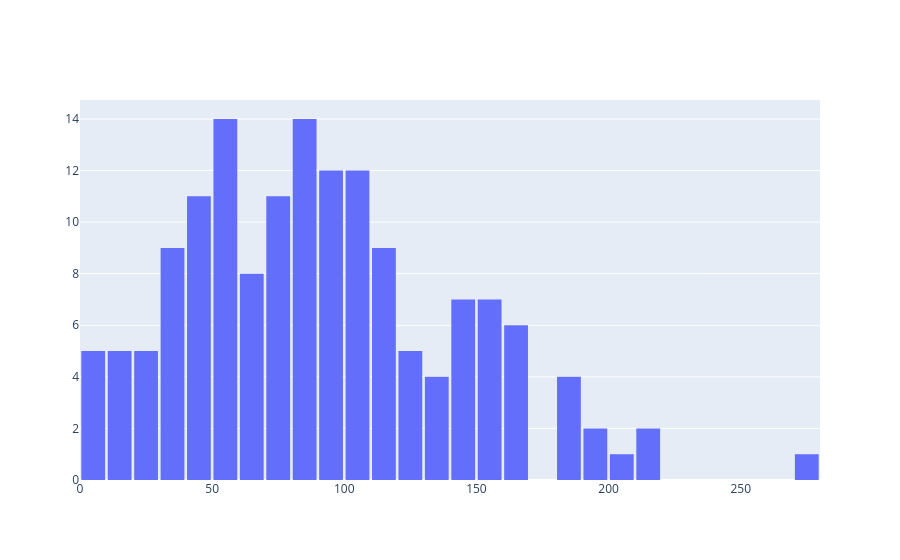

The code cell stored with this chart in its notebook:
### Code cell
#go直方图
data = pd.read_csv('D:/pyprj/data/plotly_data/datasets-master/nz_weather.csv')
hist = go.Histogram(x=data['Auckland'],xbins={'size':10})
fig = go.Figure(hist)
fig.update_layout(bargap=0.1)
fig.show()

### Figure 1 — Plotly figure (JSON) as saved in the notebook; plotly's stock layout.template omitted (floating-point values rounded to 4 significant figures; data arrays with more than 128 entries replaced by an {"elided": "..."} marker saying what was removed)
{"data": [{"type": "histogram", "x": {"elided": "154 float values"}, "xbins": {"size": 10}}], "layout": {"bargap": 0.1}}
